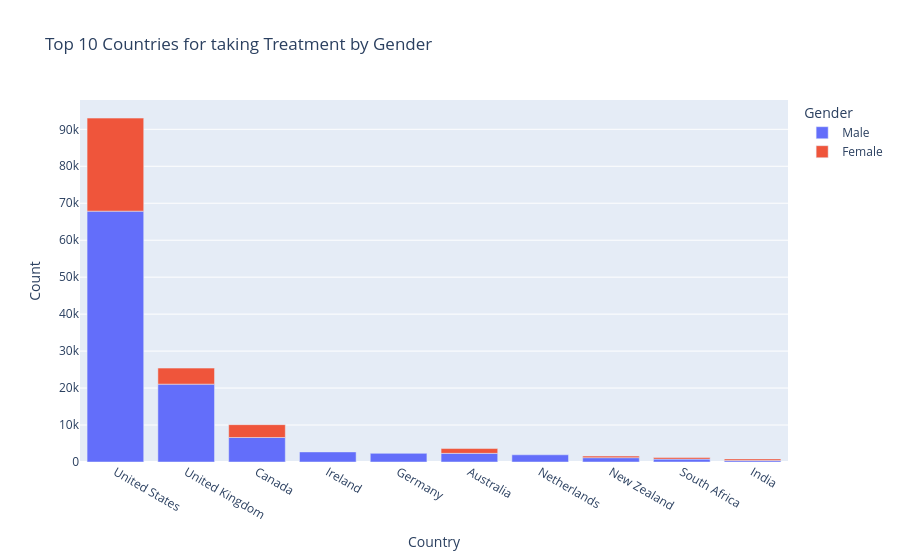

Here is the notebook cell this chart was saved with:
### Code cell
px.bar(
    top_10_countries_of_taking_treatment_by_gender,
    x='Country',
    y='Count',
    color='Gender',
    title='Top 10 Countries for taking Treatment by Gender'
)

### Figure 1 — Plotly figure (JSON) as saved in the notebook; plotly's stock layout.template omitted (floating-point values rounded to 4 significant figures)
{"data": [{"hovertemplate": "Gender=Male<br>Country=%{x}<br>Count=%{y}<extra></extra>", "legendgroup": "Male", "marker": {"color": "#636efa", "pattern": {"shape": ""}}, "name": "Male", "orientation": "v", "showlegend": true, "textposition": "auto", "type": "bar", "x": ["United States", "United Kingdom", "Canada", "Ireland", "Germany", "Australia", "Netherlands", "New Zealand", "South Africa", "India"], "xaxis": "x", "y": [67860, 21060, 6630, 2730, 2340, 2340, 1950, 1170, 780, 390], "yaxis": "y"}, {"hovertemplate": "Gender=Female<br>Country=%{x}<br>Count=%{y}<extra></extra>", "legendgroup": "Female", "marker": {"color": "#EF553B", "pattern": {"shape": ""}}, "name": "Female", "orientation": "v", "showlegend": true, "textposition": "auto", "type": "bar", "x": ["United States", "United Kingdom", "Canada", "Australia", "South Africa", "India", "New Zealand"], "xaxis": "x", "y": [25172, 4340, 3472, 1302, 434, 434, 434], "yaxis": "y"}], "layout": {"barmode": "relative", "legend": {"title": {"text": "Gender"}, "tracegroupgap": 0}, "title": {"text": "Top 10 Countries for taking Treatment by Gender"}, "xaxis": {"anchor": "y", "domain": [0, 1], "title": {"text": "Country"}}, "yaxis": {"anchor": "x", "domain": [0, 1], "title": {"text": "Count"}}}}
